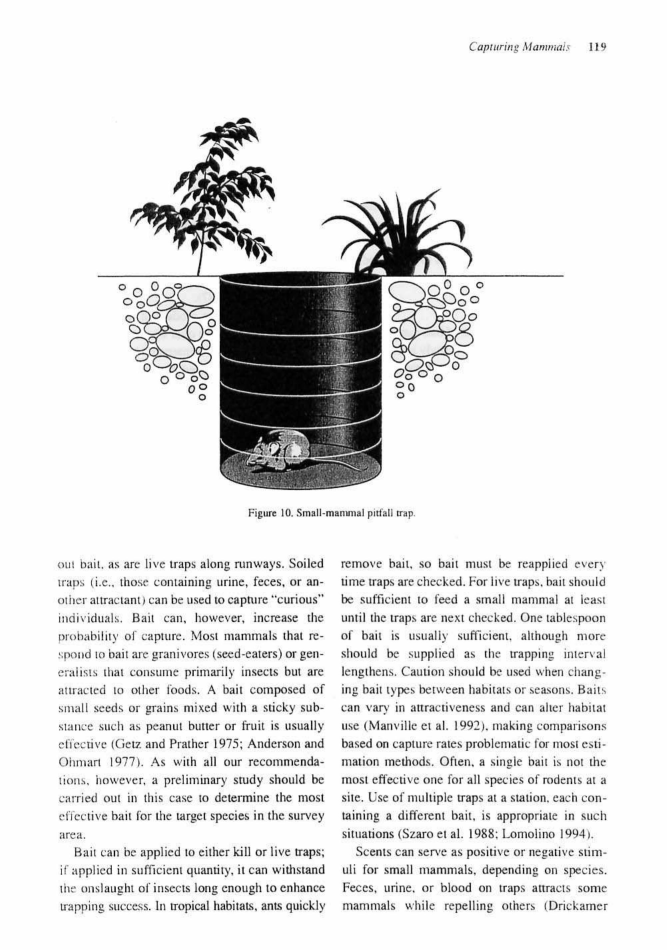
#> input picture img/paper0001-06.jpg, 2001 x 2850 px, found by its file name (shown at 1/3 size)
$ python class.py
#> lines starting #> are read from the running program, lines starting #| are printed output that depends on the picture; after the words box and inside, x2 and y2 are one past the last pixel; in counts of white or black regions, pixels touching at a corner belong together
import cv2
import numpy as np
import random

# [53 lines left out: functions img_display, video_display, cam_display, craete_img, cut_img, not called in this run]

def usual():
    img = cv2.imread(r"img\paper0001-06.jpg")
#> img is the input picture: shape (2850, 2001, 3); min 0, max 255, mean 228.1
    img = cv2.resize(img , (0,0), fx=1.5, fy= 1.5)
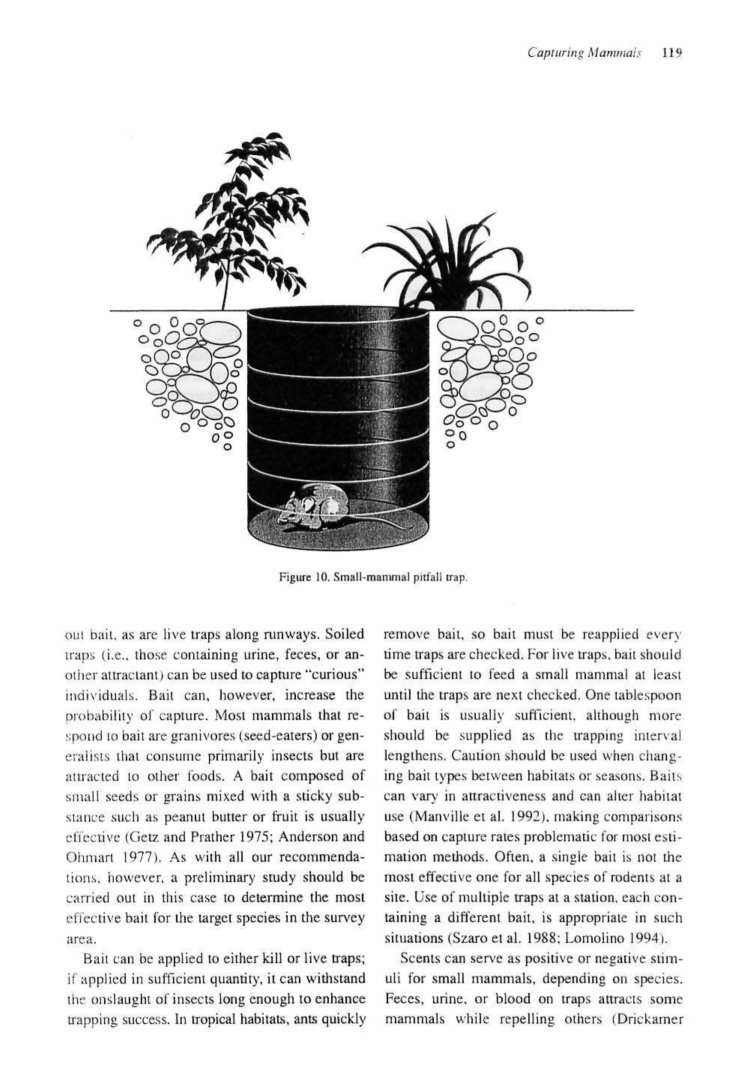
#> img: shape (4275, 3002, 3) (shown at 1/4 size); min 0, max 255, mean 228.1
    kernel = np.ones((3,3),np.uint8)

    gary = cv2.cvtColor(img, cv2.COLOR_BGR2GRAY)
    blur = cv2.GaussianBlur(img , (1,1), 2) # cv2.GaussianBlur(img,(核),標準差)
    canny = cv2.Canny(img, 200, 250) #cv2.Canny(img, min, max)
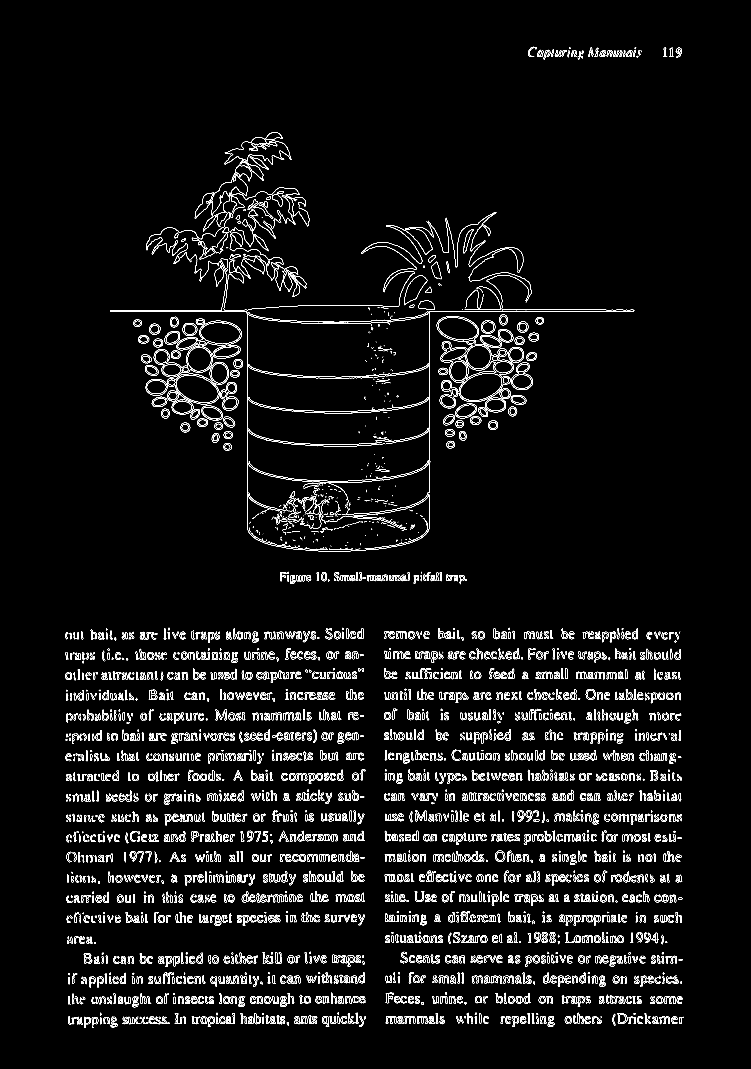
#> canny: shape (4275, 3002) (shown at 1/4 size); 2.3% white in thin lines or dots, all inside (x1, y1, x2, y2) = (261, 187, 2734, 4112)
    dilate = cv2.dilate(canny, kernel , iterations=1) #cv2.dilate(canny, 核 , iterations=次數)
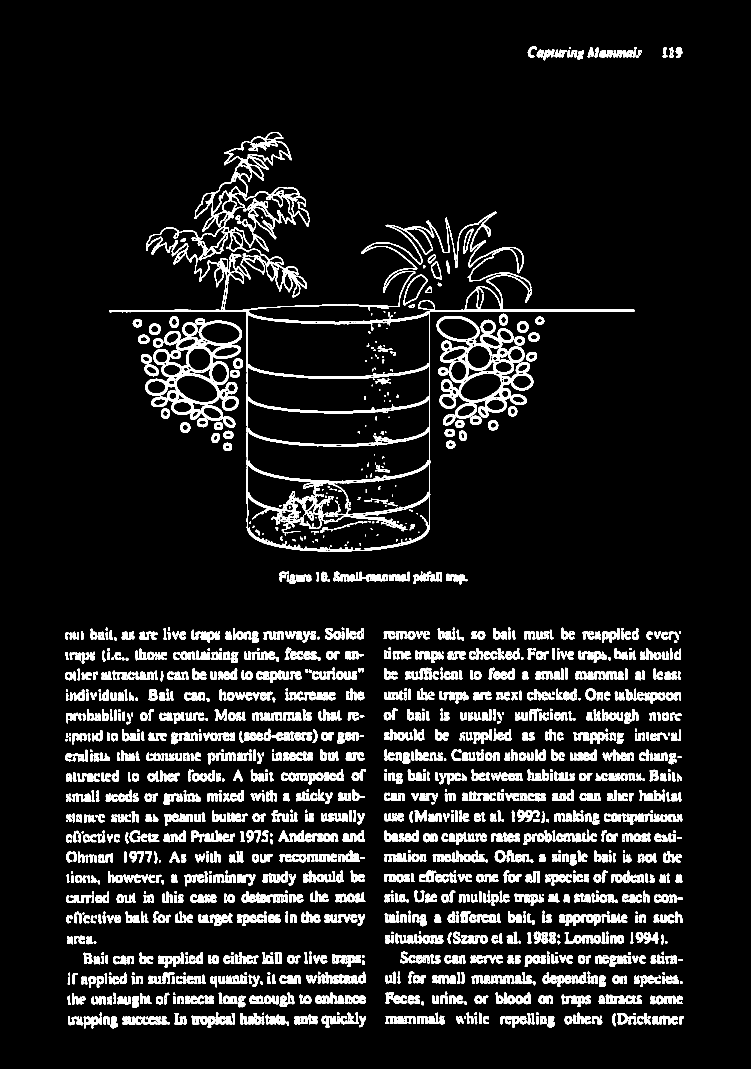
#> dilate: shape (4275, 3002) (shown at 1/4 size); 7.5% white; 2036 white regions (25 under 20 px), largest, box (x1, y1, x2, y2) and area: (439, 529, 2538, 2207) 120273, (582, 1273, 968, 1679) 27305, (1746, 1264, 2133, 1669) 26980
    erode = cv2.erode(dilate, kernel, iterations=1)

    cv2.imshow("img",img)
    cv2.imshow("gary",gary)
    cv2.imshow("blur",blur)
    cv2.imshow("canny",canny)
    cv2.imshow("dilate",dilate)
    cv2.imshow("erode",erode)
    cv2.waitKey(0)

# [10 lines left out: function draw, not called in this run]

# def filter_color():
def empty(v):
    pass

# img = cv2.imread(r"img\winnie.jpg")
# img = cv2.resize(img,(0,0), fx=0.5, fy=0.5)
cap = cv2.VideoCapture(0)


cv2.namedWindow("TrackBar")
cv2.resizeWindow("TrackBar", 640, 320)

cv2.createTrackbar("Hue Min" , "TrackBar", 0, 179, empty)
cv2.createTrackbar("Hue Max" , "TrackBar", 177, 179, empty)
cv2.createTrackbar("Sat Min" , "TrackBar", 0, 255, empty)
cv2.createTrackbar("Sat Max" , "TrackBar", 255, 255, empty)
cv2.createTrackbar("Val Min" , "TrackBar", 0, 255, empty)
cv2.createTrackbar("Val Max" , "TrackBar", 255, 255, empty)

# [30 lines left out: function detcet_geometry, not called in this run]

# [23 lines of commented-out code are left out]


usual()
